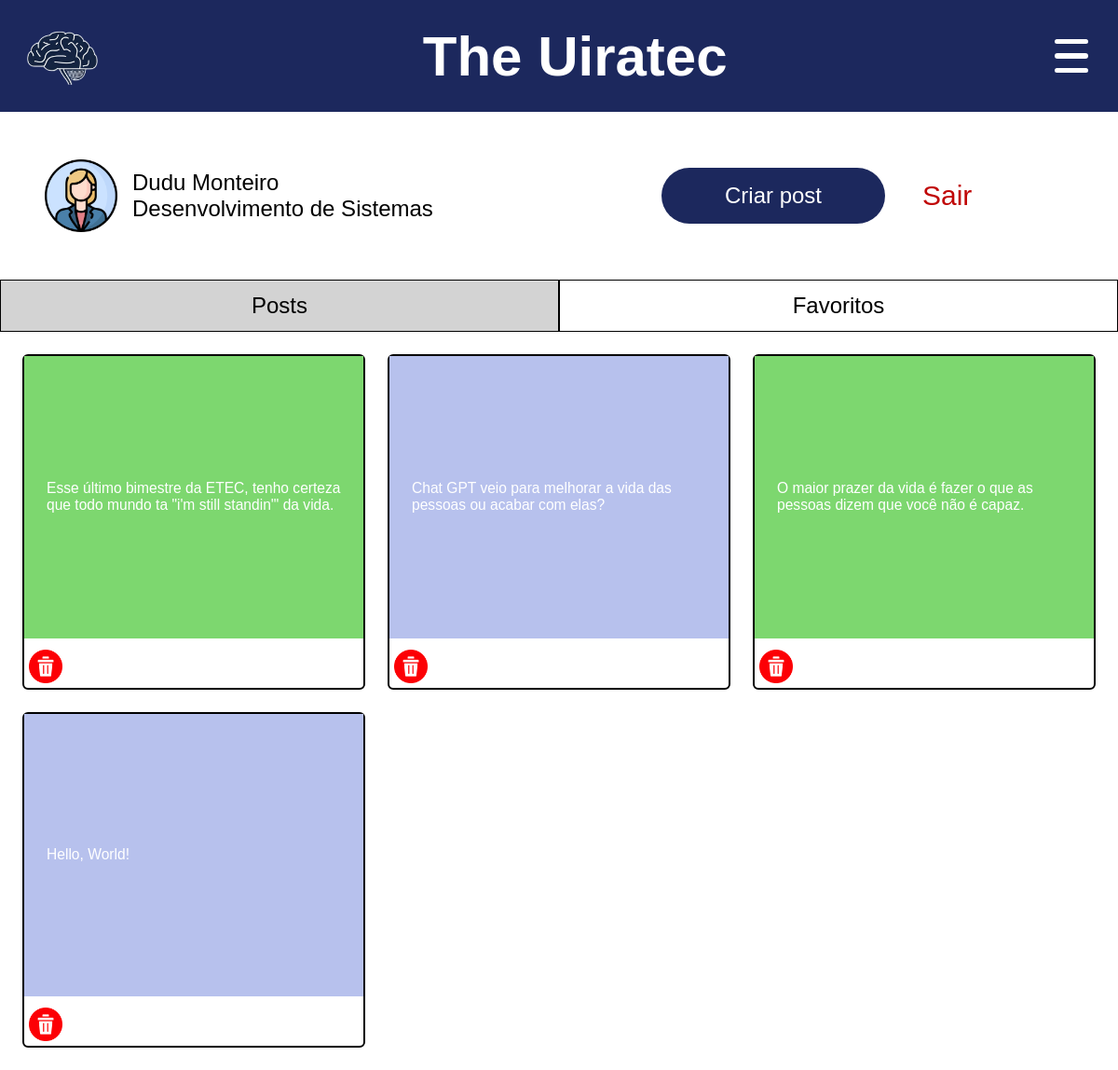
Page /php/perfil.php (signed in) on the committed database.
### tables this page shows
CREATE TABLE `pensamentos` (
  `id_pensamento` int(11) NOT NULL,
  `texto_pensamento` varchar(500) NOT NULL,
  `cor` varchar(7) NOT NULL,
  `tipo` int(2) NOT NULL,
  `fk_id_usuario` int(11) NOT NULL
);

### classes/Usuario.php (called while the page is built, shortened)
<?php
    class Usuario{
		public function __construct(){
			try {
				$this->pdo=new PDO("mysql:dbname=theuiratec;host=localhost;charset=utf8","root","");
			}
			catch (PDOException $e) {
				echo "<script>console.log('Erro no banco de dados')</script>";
				echo "<script>console.log('".$e->getMessage()."')</script>";
			}
			catch (Exception $e){
				echo "Erro genérico<br>";
			}
		}
}
?>

### classes/Pensamento.php (the view, shortened to what this page needs)
<?php
class Pensamento extends Usuario{
    public function carregarPostagensPerfil($id){
        $sql = "SELECT texto_pensamento,id_pensamento,cor FROM pensamentos
        WHERE fk_id_usuario =:iu and tipo <> 2 ORDER BY id_pensamento DESC";
        $banco = $this->pdo->prepare($sql);
        $banco-> bindValue(":iu",$id);
        $banco->execute();
        $result = $banco->fetchAll(PDO::FETCH_ASSOC);
        if ($result) {
            foreach($result as $row){
                 echo
                 "<div class='publicacao' id='publiPerfil'>
                     <div class='pensamento' style='background:".$row['cor']."' id='publicacao-id-".$row['id_pensamento']."'>
                         <p class='texto'>" . $row['texto_pensamento'] . "</p>
                     </div>
                     <img src='../images/excluir.png' class='apaga' id='apagar".$row['id_pensamento']."'>
                 </div>";
            }
        } else {
            echo "<script>console.log('nenhuma postagem encontrada')</script>";
        }
    }
}
?>

### css/perfil.css (style rules this page uses)
#publiPerfil { gap: .5vmax; }
#publiPerfil div { height: 100%; }

### css/default.css (style rules this page uses)
* { box-sizing: border-box; margin: 0; padding: 0; }
body { height: 100vh; width: 100vw; background: white; background-size: cover; color: white; position: relative; font-family: Arial, "Helvetica Neue", Helvetica, sans-serif; overflow-x: hidden; user-select: none; }
.publicacao { display: flex; flex-direction: column; height:30vmax; border: 2px solid rgb(0, 0, 0); gap: 0.4vmax; border-radius: 0.5vmax; transition: 0.3s linear; }
.pensamento { width: 100%; height: 80%; background: gray; display: flex; align-items: center; justify-content: center; cursor: pointer; overflow: hidden; padding: 2vmax; font-size: 1.3vmax; }
.texto { display: flex; align-items: flex-start; height: auto; width: 100%; overflow: hidden; user-select: auto; word-break: break-word; }
.estrela,.apaga { width: 10%; aspect-ratio: 1; bottom: 0; cursor: pointer; margin-left: .4vmax; margin-bottom: .4vmax; }
.apaga { margin-top: 0.5vmax; }

### rows in the picture
pensamentos: texto_pensamento "Esse último bimestre da ETEC, tenho certeza que todo mundo ta \"i'm still standin'\" da vida."
pensamentos: texto_pensamento "Chat GPT veio para melhorar a vida das pessoas ou acabar com elas?"
pensamentos: texto_pensamento "O maior prazer da vida é fazer o que as pessoas dizem que você não é capaz."
pensamentos: texto_pensamento "Hello, World!"

### other values in the picture
$nome "Dudu Monteiro"
$_SESSION['curso'] "Desenvolvimento de Sistemas"
